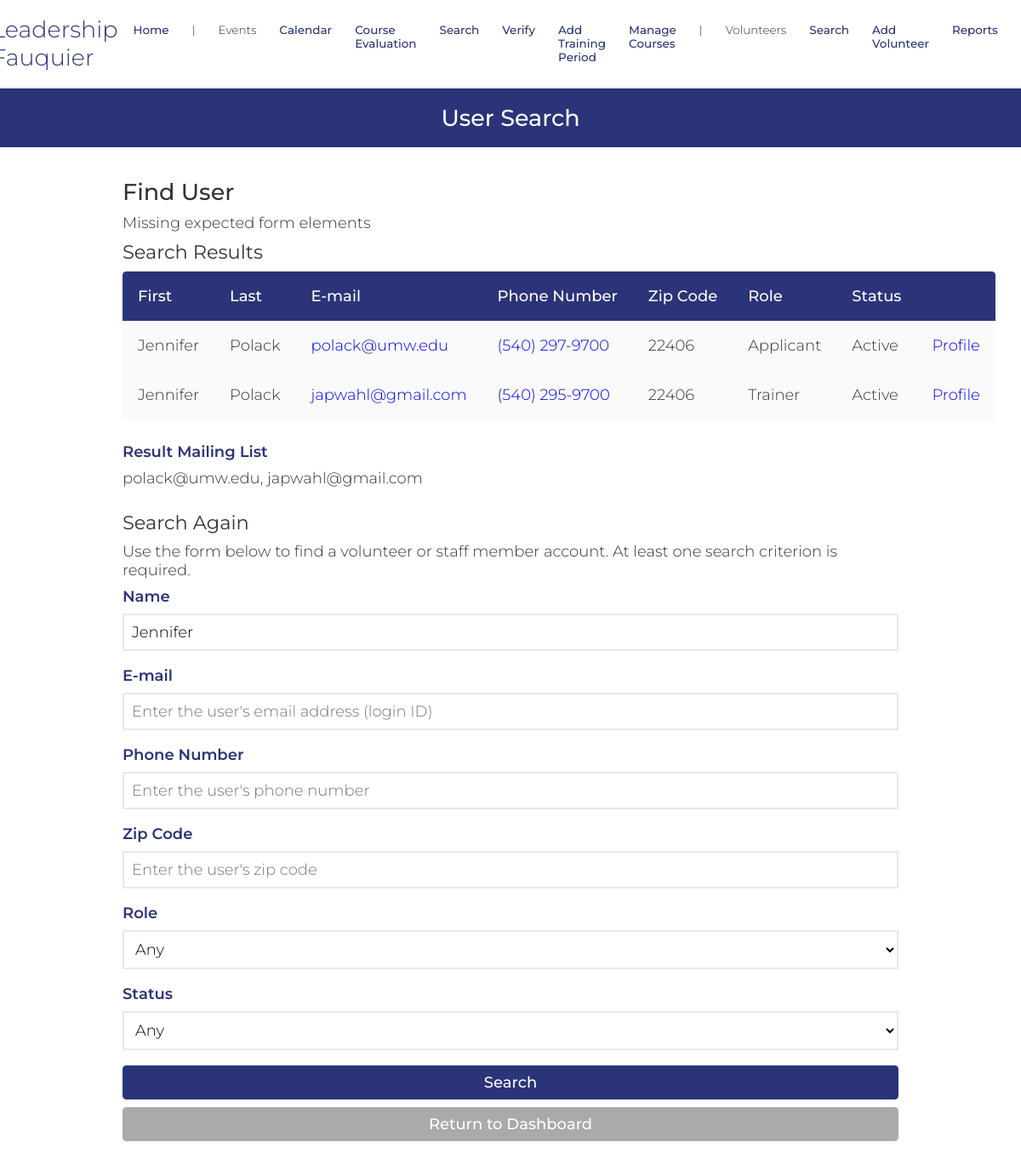
The app's page /personSearch.php?name=Jennifer (signed in) with its own data.
### tables this page shows
CREATE TABLE `dbPersons` (
  `id` varchar(256) NOT NULL,
  `start_date` text DEFAULT NULL,
  `venue` text DEFAULT NULL,
  `first_name` text NOT NULL,
  `last_name` text DEFAULT NULL,
  `address` text DEFAULT NULL,
  `city` text DEFAULT NULL,
  `state` varchar(2) DEFAULT NULL,
  `zip` text DEFAULT NULL,
  `phone1` varchar(12) NOT NULL,
  `phone1type` text DEFAULT NULL,
  `phone2` varchar(12) DEFAULT NULL,
  `phone2type` text DEFAULT NULL,
  `birthday` text DEFAULT NULL,
  `email` text DEFAULT NULL,
  `shirt_size` varchar(3) DEFAULT NULL,
  `computer` varchar(3) DEFAULT NULL,
  `camera` varchar(3) NOT NULL,
  `transportation` varchar(3) NOT NULL,
  `contact_name` text NOT NULL,
  `contact_num` varchar(12) NOT NULL,
  `relation` text NOT NULL,
  `contact_time` text NOT NULL,
  `cMethod` text DEFAULT NULL,
  `position` text DEFAULT NULL,  
  `credithours` text DEFAULT NULL,
  `howdidyouhear` text DEFAULT NULL,
  `commitment` text DEFAULT NULL,
  `motivation` text DEFAULT NULL,
  `specialties` text DEFAULT NULL,
  `convictions` text DEFAULT NULL,
  `type` text DEFAULT NULL,
  `status` text DEFAULT NULL,
  `completedTraining` varchar(100) NOT NULL DEFAULT 'False',
  `availability` text DEFAULT NULL,
  `schedule` text DEFAULT NULL,
  `hours` text DEFAULT NULL,
  `notes` text DEFAULT NULL,
  `password` text DEFAULT NULL,
  `sundays_start` char(5) DEFAULT NULL,
  `sundays_end` char(5) DEFAULT NULL,
  `mondays_start` char(5) DEFAULT NULL,
  `mondays_end` char(5) DEFAULT NULL,
  `tuesdays_start` char(5) DEFAULT NULL,
  `tuesdays_end` char(5) DEFAULT NULL,
  `wednesdays_start` char(5) DEFAULT NULL,
  `wednesdays_end` char(5) DEFAULT NULL,
  `thursdays_start` char(5) DEFAULT NULL,
  `thursdays_end` char(5) DEFAULT NULL,
  `fridays_start` char(5) DEFAULT NULL,
  `fridays_end` char(5) DEFAULT NULL,
  `saturdays_start` char(5) DEFAULT NULL,
  `saturdays_end` char(5) DEFAULT NULL,
  `profile_pic` text NOT NULL,
  `force_password_change` tinyint(1) NOT NULL,
  `gender` varchar(6) NOT NULL
);

### include/input-validation.php (called while the page is built, shortened)
<?php
    function _sanitize($connection, $input) {
        $input = trim($input);
        $input = mysqli_real_escape_string($connection, $input);
        $input = htmlspecialchars($input);
        return $input;
    }
    function sanitize($input, $ignoreList=null) {
        $sanitized = [];
        $connection = connect();
        if ($ignoreList) {
            foreach ($input as $key => $value) {
                if (in_array($key, $ignoreList)) {
                    $sanitized[$key] = $value;
                } else {
                    $sanitized[$key] = _sanitize($connection, $value);
                }
            }
        } else {
            foreach ($input as $key => $value) {
                $sanitized[$key] = _sanitize($connection, $value);
            }
        }
        return $sanitized;
    }
    function wereRequiredFieldsSubmitted($args, $fieldsRequired, $blankOkay=true) {
        foreach ($fieldsRequired as $field) {
            if (!isset($args[$field]) || (!$args[$field] && !$blankOkay)) {
                return false;
            }
        }
        return true;
    }
    function valueConstrainedTo($value, $values) {
        return in_array($value, $values);
    }
?>

### database/dbPersons.php (called while the page is built, shortened)
<?php
include_once(dirname(__FILE__).'/../domain/Person.php');
function make_a_person($result_row) {
    return $thePerson;
}
function find_users($name, $id, $phone, $zip, $type, $status) {
    $where = 'where ';
    if ($name) {
        if (strpos($name, ' ')) {
            $name = explode(' ', $name, 2);
            $first = $name[0];
            $last = $name[1];
            $where .= "first_name like '%$first%' and last_name like '%$last%'";
        } else {
            $where .= "(first_name like '%$name%' or last_name like '%$name%')";
        }
    }
    $query = "select * from dbPersons $where order by last_name, first_name";
    $connection = connect();
    $result = mysqli_query($connection, $query);
    $raw = mysqli_fetch_all($result, MYSQLI_ASSOC);
    $persons = [];
    foreach ($raw as $row) {
        $persons []= make_a_person($row);
    }
    return $persons;
}

### domain/Person.php (called while the page is built, shortened)
<?php
$accessLevelsByRole = [
	'volunteer' => 1,
	'trainer' => 2,
	'admin' => 3,
	'applicant' => 1,
    'cm' => 3,
    'cohort' => 1
];
class Person {
	private $id;
	private $first_name;
	private $last_name;
	private $zip;
	private $phone1;
	private $email;
	private $type;
	private $status;
	function __construct($f, $l, $v, $a, $c, $s, $z, $pp, $p1, $p1t, $p2, $p2t, $e, $ts,
                     $comp, $cam, $tran, $cn, $cpn, $rel, $ct, $t, $st, $cntm, $pos,
                     $credithours, $comm, $mot, $spe, $convictions, $av, $sch, $hrs,
                     $bd, $sd, $hdyh, $notes, $pass, $suns, $sune, $mons, $mone, $tues,
                     $tuee, $weds, $wede, $thus, $thue, $fris, $frie, $sats, $sate,
                     $mcp, $gender)  {
		$this->id = $e;
		$this->first_name = $f;
		$this->last_name = $l;
		$this->zip = $z;
		$this->phone1 = $p1;
		$this->email = $e;
		 global $accessLevelsByRole;
    if (trim($t) !== "") {
        $roleArray = explode(',', $t);
        $this->type = [];
        $maxAccess = 0;
        foreach ($roleArray as $role) {
            $role = strtolower(trim($role));
            $this->type[] = $role;
            if (isset($accessLevelsByRole[$role])) {
                $maxAccess = max($maxAccess, $accessLevelsByRole[$role]);
            }
        }
    } else {
        $this->type = [];
    }
		$this->status = $st;
	}
	function get_id() {
		return $this->id;
	}
	function get_first_name() {
		return $this->first_name;
	}
	function get_last_name() {
		return $this->last_name;
	}
	function get_zip() {
		return $this->zip;
	}
	function get_phone1() {
		return $this->phone1;
	}
	function get_email() {
		return $this->email;
	}
	function get_type() {
		return $this->type;
	}
	function get_status() {
		return $this->status;
	}
}

### include/output.php (called while the page is built, shortened)
<?php
    function hsc($input) {
        return htmlspecialchars($input);
    }
    function formatPhoneNumber($number) {
        $str = '(' . substr($number, 0, 3) . ') ' . substr($number, 3, 3) . '-' . substr($number, 6, 4);
        return hsc($str);
    }

### personSearch.php (the view, shortened to what this page needs)
<!DOCTYPE html>
<html>
    <head>
        <?php require_once('universal.inc') ?>
    </head>
    <body>
        <?php require_once('header.php') ?>
        <h1>User Search</h1>
        <form id="person-search" class="general" method="get">
            <h2>Find User</h2>
            <?php
                if (isset($_GET['name'])) {
                    require_once('include/input-validation.php');
                    require_once('database/dbPersons.php');
                    $args = sanitize($_GET);
                    $required = ['name', 'id', 'phone', 'zip', 'role', 'status'];
                    if (!wereRequiredFieldsSubmitted($args, $required, true)) {
                        echo 'Missing expected form elements';
                    }
                    $name = $args['name'];
                    $id = $args['id'];
                    $phone = preg_replace("/[^0-9]/", "", $args['phone']);
					$zip = $args['zip'];
                    $role = $args['role'];
                    $status = $args['status'];
                    if (!($name || $id || $phone || $zip || $role || $status)) {
                        echo '<div class="error-toast">At least one search criterion is required.</div>';
                    } else if (!valueConstrainedTo($role, ['admin', 'superadmin', 'volunteer', ''])) {
                        echo '<div class="error-toast">The system did not understand your request.</div>';
                    } else if (!valueConstrainedTo($status, ['Active', 'Inactive', ''])) {
                        echo '<div class="error-toast">The system did not understand your request.</div>';
                    } else {
                        echo "<h3>Search Results</h3>";
                        $persons = find_users($name, $id, $phone, $zip, $role, $status);
                        require_once('include/output.php');
                        if (count($persons) > 0) {
                            echo '
                            <div class="table-wrapper">
                                <table class="general">
                                    <thead>
                                        <tr>
                                            <th>First</th>
                                            <th>Last</th>
                                            <th>E-mail</th>
                                            <th>Phone Number</th>
											<th>Zip Code</th>
                                            <th>Role</th>
                                            <th>Status</th>
                                            <th></th>
                                        </tr>
                                    </thead>
                                    <tbody class="standout">';
                            $mailingList = '';
                            $notFirst = false;
                            foreach ($persons as $person) {
                                if ($notFirst) {
                                    $mailingList .= ', ';
                                } else {
                                    $notFirst = true;
                                }
                                $mailingList .= $person->get_email();
                                echo '
                                        <tr>
                                            <td>' . $person->get_first_name() . '</td>
                                            <td>' . $person->get_last_name() . '</td>
                                            <td><a href="mailto:' . $person->get_id() . '">' . $person->get_id() . '</a></td>
                                            <td><a href="tel:' . $person->get_phone1() . '">' . formatPhoneNumber($person->get_phone1()) .  '</td>
											<td>' . $person->get_zip() . '</td>
                                            <td>' . ucfirst($person->get_type()[0]) . '</td>
                                            <td>' . ucfirst($person->get_status()) . '</td>
                                            <td><a href="viewProfile.php?id=' . $person->get_id() . '">Profile</a></td>
                                        </a></tr>';
                            }
                            echo '
                                    </tbody>
                                </table>
                            </div>';
                            echo '
                            <label>Result Mailing List</label>
                            <p>' . $mailingList . '</p>
                            ';
                        } else {
                            echo '<div class="error-toast">Your search returned no results.</div>';
                        }
                    }
                    echo '<h3>Search Again</h3>';
                }
            ?>
            <p>Use the form below to find a volunteer or staff member account. At least one search criterion is required.</p>
            <label for="name">Name</label>
            <input type="text" id="name" name="name" value="<?php if (isset($name)) echo htmlspecialchars($_GET['name']) ?>" placeholder="Enter the user's first and/or last name">
            <label for="id">E-mail</label>
            <input type="text" id="id" name="id" value="<?php if (isset($id)) echo htmlspecialchars($_GET['id']) ?>" placeholder="Enter the user's email address (login ID)">
            <label for="phone">Phone Number</label>
            <input type="tel" id="phone" name="phone" value="<?php if (isset($phone)) echo htmlspecialchars($_GET['phone']) ?>" placeholder="Enter the user's phone number">
            <label for="zip">Zip Code</label>
			<input type="text" id="zip" name="zip" value="<?php if (isset($zip)) echo htmlspecialchars($_GET['zip']) ?>" placeholder="Enter the user's zip code">
			<label for="role">Role</label>
            <select id="role" name="role">
                <option value="">Any</option>
            </select>
            <label for="status">Status</label>
            <select id="status" name="status">
                <option value="">Any</option>
            </select>
            <input type="submit" value="Search">
            <a class="button cancel" href="index.php">Return to Dashboard</a>
        </form>
    </body>
</html>

### css/base.css (style rules this page uses)
html, body, header, main, footer, div, span, p, h1, h2, h3, h4, h5, h6, ul, ol, li, input, select, textarea, form, section, label, table, td, tr, th, form, fieldset, em, button, a { padding: 0; margin: 0; font-size: inherit; font-family: inherit; font-weight: inherit; text-decoration: none; font-style: normal; box-sizing: border-box; text-align: left; list-style-type: none; border-spacing: 0; }
:root { --page-background-color: #ffffff; --page-font-color: #333333; --inactive-font-color: #d0d0d0; --inactive-background-color: #f0f0f0; --standout-background: #fafafa; --happy-toast-background-color: #1a7024; --happy-toast-font-color: white; --info-toast-background-color: #2f2f2f; --info-toast-font-color: white; --error-toast-background-color: #701a1a; --error-toast-font-color: white; --shadow-and-border-color: #e8e8e8; --main-color: #2B3379; --accent-color: #31763f; --secondary-accent-color: #f6a4b5; --calendar-event-color: #808080; --calendar-event-color-hover: var(--main-color); --calendar-today-border: 2px solid var(--secondary-accent-color); --button-font-color: white; --button-padding: 0.5rem 1.5rem; --button-border-radius: 0.25rem; --standard-border: 1px solid #333333; --light-border: 1px solid var(--shadow-and-border-color); --text-field-border: 2px solid #e8e8e8; --cancel-button-background-color: #aaa; --error-color: red; font-size: 18px; font-family: Montserrat; font-weight: 300; }
body { background-color: var(--page-background-color); color: var(--page-font-color); font-family: Montserrat; }
input[type=text], input[type=password], input[type=date], input[type=email], input[type=number], input[type=tel], select, textarea, .pseudo-input, .pseudo-input-disabled { border: var(--text-field-border); border-radius: 0; padding: 0.5rem; width: 100%; background-color: var(--page-background-color); margin-bottom: 0.5rem; }
input[type=submit], button, .button { color: var(--button-font-color); background-color: var(--main-color); padding: var(--button-padding); border: none; border-radius: var(--button-border-radius); font-weight: 500; width: 100%; transition: background-color .3s; cursor: pointer; text-align: center; }
label { color: var(--main-color); font-weight: 600; width: 100%; text-align: left; }
h1 { font-size: 1.5rem; font-weight: 500; margin-bottom: 2rem; background-color: var(--main-color); color: var(--page-background-color); width: 100%; text-align: center; padding: 1rem; }
h2 { font-size: 1.5rem; font-weight: 500; }
h3 { font-size: 1.25rem; font-weight: 400; }
h3:not(:first-of-type) { margin-top: 1rem; }
.button { display: inline-block; }
button.cancel, a.cancel { background-color: var(--cancel-button-background-color); }
main.general, form.general { margin: 1rem; display: flex; flex-direction: column; gap: 0.5rem; }
table.general { width: 100%; padding-bottom: 1rem; }
table.general th:first-of-type { border-top-left-radius: .25rem; }
table.general th:last-of-type { border-top-right-radius: .25rem; }
table.general th { background-color: var(--main-color); color: var(--button-font-color); font-weight: 500; }
table.general th, table.general td { padding: 1rem; white-space: nowrap; }
.standout { border-bottom: 3px solid var(--shadow-and-border-color); padding: 1rem; background-color: var(--standout-background); }
@media only screen and (min-width: 1024px) { main.general, form.general { margin: 0rem 8rem 4rem 8rem; } }
div { display: block; }

### records on screen
dbpersons: first_name "Jennifer", last_name "Polack", id "polack@umw.edu", phone1 "(540) 297-9700", zip "22406", type "Applicant", status "Active"
dbpersons: first_name "Jennifer", last_name "Polack", id "japwahl@gmail.com", phone1 "(540) 295-9700", zip "22406", type "Trainer", status "Active"

### other values on screen
$mailingList "polack@umw.edu, japwahl@gmail.com"
